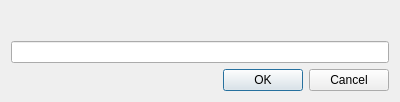
<?xml version="1.0" encoding="UTF-8"?>
<ui version="4.0">
 <class>Dialog</class>
 <widget class="QDialog" name="Dialog">
  <property name="geometry">
   <rect>
    <x>0</x>
    <y>0</y>
    <width>400</width>
    <height>102</height>
   </rect>
  </property>
  <property name="windowTitle">
   <string>Add new geometry</string>
  </property>
  <layout class="QVBoxLayout" name="verticalLayout">
   <item>
    <widget class="QLabel" name="action_label">
     <property name="text">
      <string/>
     </property>
    </widget>
   </item>
   <item>
    <widget class="QLineEdit" name="feat_id"/>
   </item>
   <item>
    <widget class="QDialogButtonBox" name="buttonBox">
     <property name="orientation">
      <enum>Qt::Horizontal</enum>
     </property>
     <property name="standardButtons">
      <set>QDialogButtonBox::Cancel|QDialogButtonBox::Ok</set>
     </property>
    </widget>
   </item>
  </layout>
 </widget>
 <resources/>
 <connections>
  <connection>
   <sender>buttonBox</sender>
   <signal>accepted()</signal>
   <receiver>Dialog</receiver>
   <slot>accept()</slot>
   <hints>
    <hint type="sourcelabel">
     <x>248</x>
     <y>254</y>
    </hint>
    <hint type="destinationlabel">
     <x>157</x>
     <y>274</y>
    </hint>
   </hints>
  </connection>
  <connection>
   <sender>buttonBox</sender>
   <signal>rejected()</signal>
   <receiver>Dialog</receiver>
   <slot>reject()</slot>
   <hints>
    <hint type="sourcelabel">
     <x>316</x>
     <y>260</y>
    </hint>
    <hint type="destinationlabel">
     <x>286</x>
     <y>274</y>
    </hint>
   </hints>
  </connection>
 </connections>
</ui>
